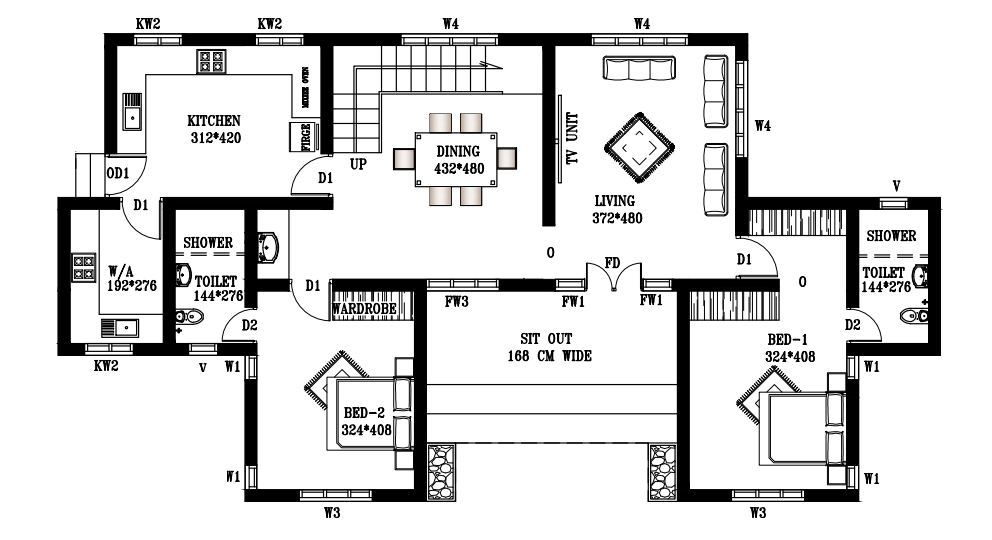
#> input picture Images/Examples/example.png, 1984 x 1080 px (shown at 1/2 size)
$ python detect_wall_ftbl.py
#> lines starting #> are read from the running program, lines starting #| are printed output that depends on the picture; after the words box and inside, x2 and y2 are one past the last pixel; in counts of white or black regions, pixels touching at a corner belong together
### FloorplanToBlenderLib/detect.py
import cv2
import numpy as np
from . import image
from . import const
from . import image
from . import calculate
from . import transform
import math

# Calculate (actual) size of apartment

"""
Detect
This file contains functions used when detecting and calculating shapes in images.

FloorplanToBlender3d
Copyright (C) 2022 Daniel Westberg
"""


def wall_filter(gray):
    """
    Filter walls
    Filter out walls from a grayscale image
    @Param image
    @Return image of walls
    """
    _, thresh = cv2.threshold(
        gray,
        const.WALL_FILTER_TRESHOLD[0],
        const.WALL_FILTER_TRESHOLD[1],
        cv2.THRESH_BINARY_INV + cv2.THRESH_OTSU,
    )

    # noise removal
    kernel = np.ones(const.WALL_FILTER_KERNEL_SIZE, np.uint8)
    opening = cv2.morphologyEx(
        thresh,
        cv2.MORPH_OPEN,
        kernel,
        iterations=const.WALL_FILTER_MORPHOLOGY_ITERATIONS,
    )

    sure_bg = cv2.dilate(
        opening, kernel, iterations=const.WALL_FILTER_DILATE_ITERATIONS
    )

    dist_transform = cv2.distanceTransform(
        opening, cv2.DIST_L2, const.WALL_FILTER_DISTANCE
    )
    ret, sure_fg = cv2.threshold(
        const.WALL_FILTER_DISTANCE_THRESHOLD[0] * dist_transform,
        const.WALL_FILTER_DISTANCE_THRESHOLD[1] * dist_transform.max(),
        const.WALL_FILTER_MAX_VALUE,
        const.WALL_FILTER_THRESHOLD_TECHNIQUE,
    )

    sure_fg = np.uint8(sure_fg)
    unknown = cv2.subtract(sure_bg, sure_fg)

    return unknown


def precise_boxes(detect_img, output_img=None, color=[100, 100, 0]):
    """
    Detect corners with boxes in image with high precision
    @Param detect_img image to detect from @mandatory
    @Param output_img image for output
    @Param color to set on output
    @Return corners(list of boxes), output image
    @source https://stackoverflow.com/questions/50930033/drawing-lines-and-distance-to-them-on-image-opencv-python
    """
    res = []

    contours, _ = cv2.findContours(
        detect_img, cv2.RETR_EXTERNAL, cv2.CHAIN_APPROX_SIMPLE
    )

    for cnt in contours:
        epsilon = const.PRECISE_BOXES_ACCURACY * cv2.arcLength(cnt, True)
        approx = cv2.approxPolyDP(cnt, epsilon, True)
        if output_img is not None:
            output_img = cv2.drawContours(output_img, [approx], 0, color)
        res.append(approx)

    return res, output_img


# [486 lines left out: functions __corners_and_draw_lines, find_rooms, and_remove_precise_boxes, outer_contours, doors, windows and 2 more, not called in this run]

### Development Center/Detections/Walls/detect_wall_ftbl.py
import cv2
import numpy as np
import os
import sys

# Attempt to import external library for floorplan processing
try:
    # Add FloorplanToBlenderLib path
    sys.path.insert(1, sys.path[0] + "/../../..")
    print("Updated sys.path:", sys.path)
    from FloorplanToBlenderLib import detect  # Import only the detect function from custom floorplan library
except ImportError as e:
    print(f"Error: {e}")
    raise ImportError("FloorplanToBlenderLib module not found. Ensure the path is correct.")


def main():
    """
    Main function to perform floorplan wall detection and display results.
    """
    # Define image path
    example_image_path = os.path.join(
        os.path.dirname(os.path.realpath(__file__)),
        "../../../Images/Examples/example.png",
    )

    # Step 1: Load floorplan image
    img = cv2.imread(example_image_path)
#> img is the input picture: shape (1080, 1984, 3); mean B, G, R 219.8, 219.9, 219.9
    if img is None:
        print("Error: Could not read the image. Check the path:", example_image_path)
        return

    # Step 2: Convert to grayscale
    gray = cv2.cvtColor(img, cv2.COLOR_BGR2GRAY)

    # Step 3: Initialize a blank image for results
    height, width, _ = img.shape
#> height = 1080; width = 1984
    blank_image = np.zeros((height, width, 3), np.uint8)

    # Step 4: Detect walls using custom library function
    # wall_filter removes unnecessary small objects, leaving prominent walls
    wall_img = detect.wall_filter(gray)
#> in wall_filter, `_, thresh = cv2.threshold( gray, const.WALL_FILTER_TRESHOLD[0], const...`:
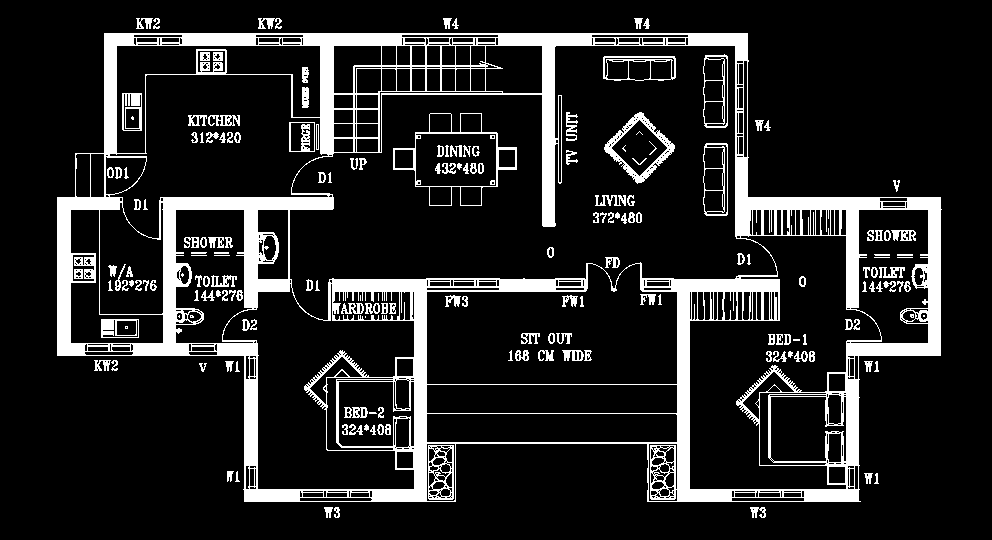
#> thresh: shape (1080, 1984) (shown at 1/2 size); 14.2% white; 187 white regions (3 under 20 px), largest, box (x1, y1, x2, y2) and area: (114, 66, 1884, 1004) 244448, (1208, 224, 1350, 368) 4344, (786, 226, 1034, 412) 3996
#> in wall_filter, `opening = cv2.morphologyEx( thresh, cv2.MORPH_OPEN, kernel, iterations..`:
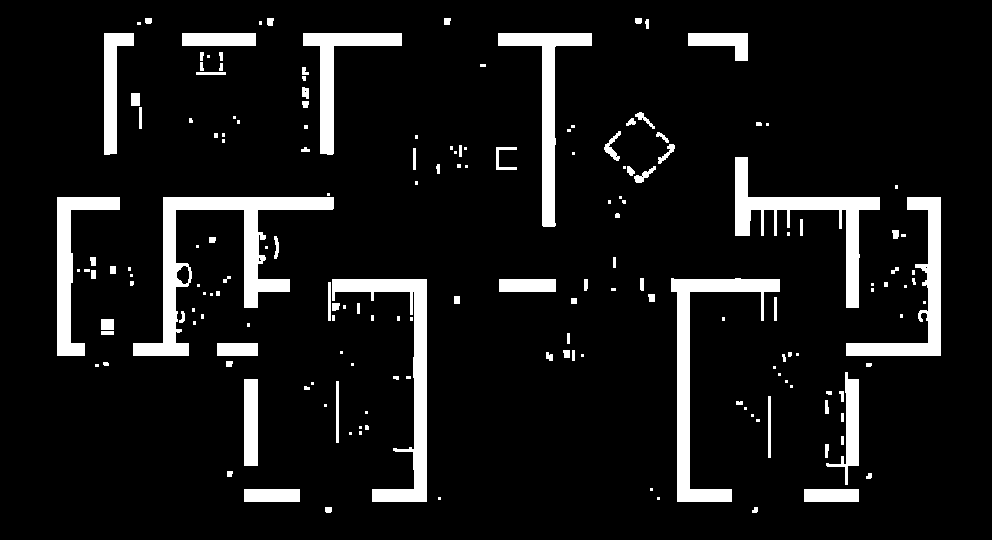
#> opening: shape (1080, 1984) (shown at 1/2 size); 8.9% white; 176 white regions, largest, box (x1, y1, x2, y2) and area: (266, 394, 668, 712) 27272, (1342, 556, 1560, 1004) 19156, (664, 558, 854, 1004) 18976
#> in wall_filter, `sure_bg = cv2.dilate( opening, kernel, iterations=const.WALL_FILTER_DI..`:
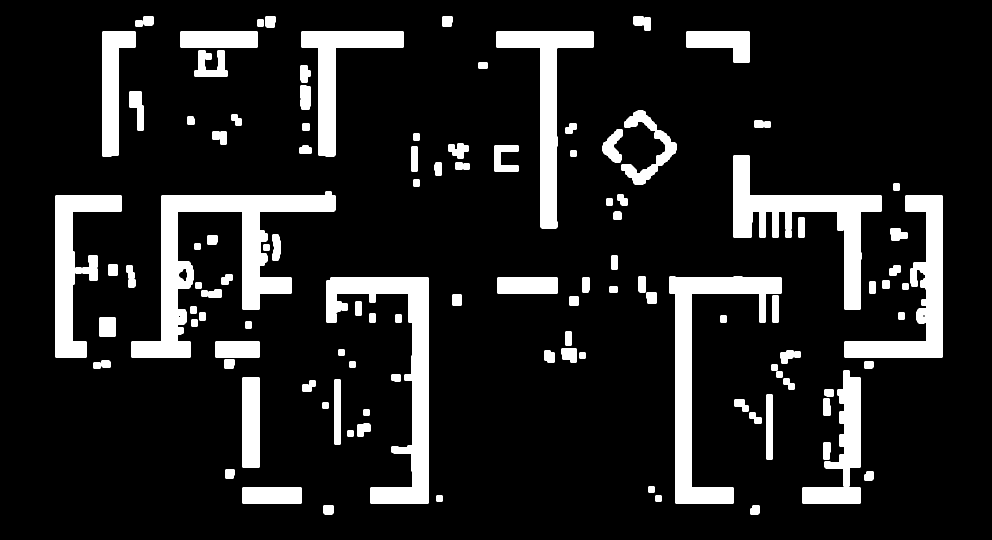
#> sure_bg: shape (1080, 1984) (shown at 1/2 size); 12.4% white; 125 white regions, largest, box (x1, y1, x2, y2) and area: (263, 383, 671, 715) 34684, (653, 555, 857, 1007) 25692, (1339, 553, 1563, 1007) 24052
#> in wall_filter, `dist_transform = cv2.distanceTransform( opening, cv2.DIST_L2, const.WA..`:
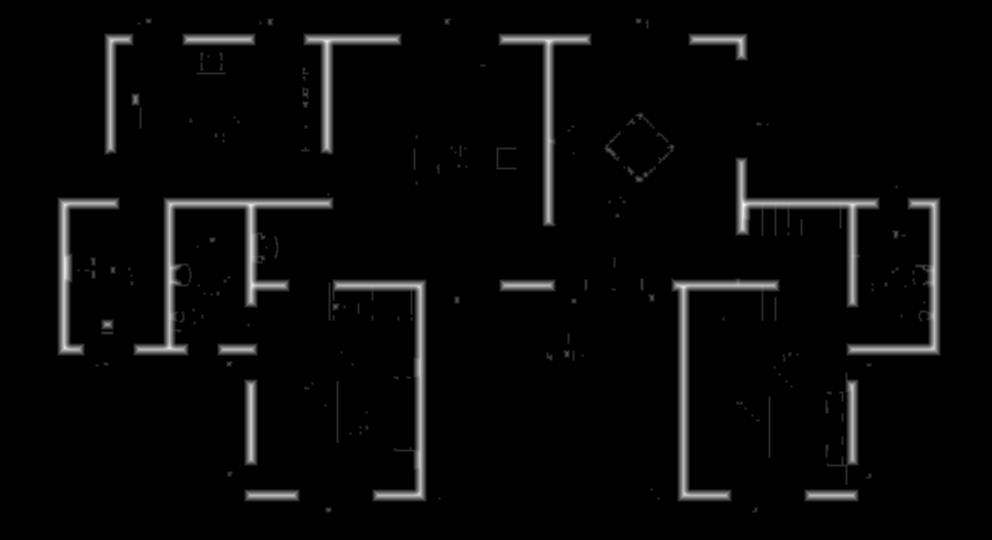
#> dist_transform: shape (1080, 1984) float32 (shown at 1/2 size); min 0, max 18, mean 0.57; drawn with min black and max white
#> in wall_filter, `ret, sure_fg = cv2.threshold( const.WALL_FILTER_DISTANCE_THRESHOLD[0] ..`:
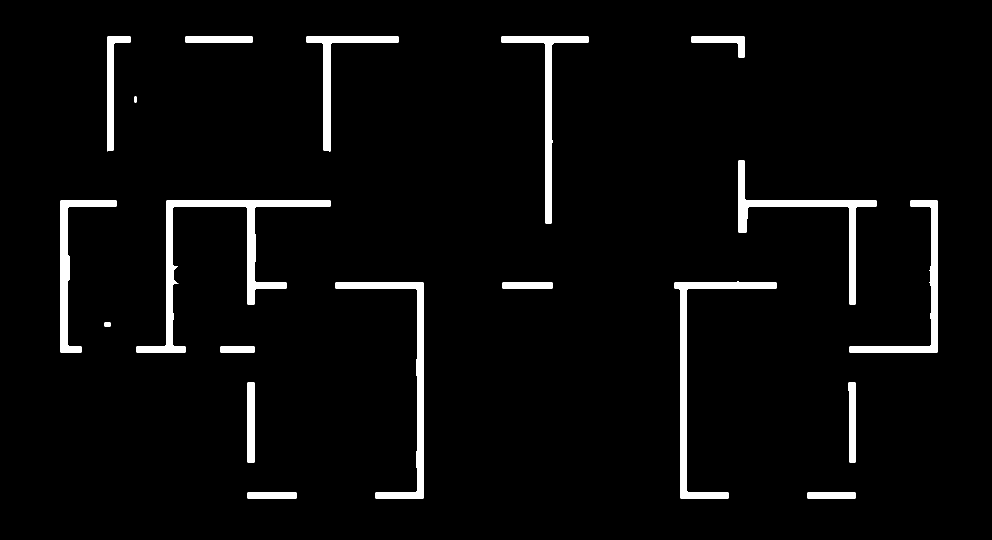
#> sure_fg: shape (1080, 1984) float32 (shown at 1/2 size); 3.5% white; 19 white regions, largest, box (x1, y1, x2, y2) and area: (273, 401, 661, 705) 12417, (1349, 563, 1553, 997) 8556, (671, 565, 847, 997) 8344
#> in wall_filter, `ret, sure_fg = cv2.threshold( const.WALL_FILTER_DISTANCE_THRESHOLD[0] ..`: ret = 3.6
#> in wall_filter, `unknown = cv2.subtract(sure_bg, sure_fg)`:
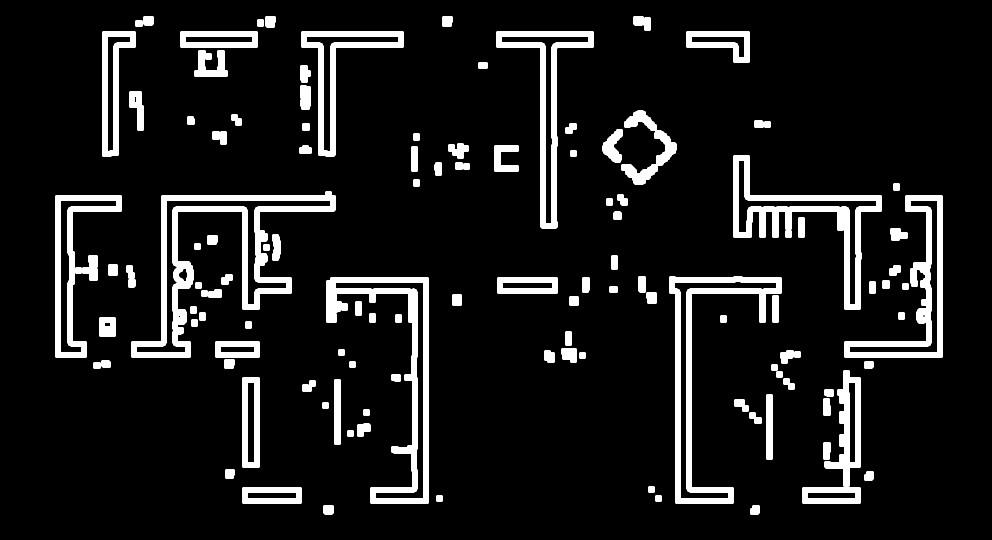
#> unknown: shape (1080, 1984) (shown at 1/2 size); 8.8% white; 125 white regions

    # Step 5: Detect precise wall bounding boxes
    # precise_boxes returns bounding box coordinates over detected walls
    _, result_img = detect.precise_boxes(wall_img, blank_image)
#> in precise_boxes, `contours, _ = cv2.findContours( detect_img, cv2.RETR_EXTERNAL, cv2.CHA..`: contours = 125 contours; largest, box (x1, y1, x2, y2) and area: (263, 383, 671, 715) 33904, (653, 555, 857, 1007) 24792, (1339, 553, 1563, 1007) 23235, (1467, 311, 1763, 619) 21556, (1689, 391, 1885, 715) 18093
#> the loop in precise_boxes, `for cnt in contours:` made 125 passes
#> epsilon on passes 1, 2, 8, 9, 10, 12, 13, 16, 17, 19, 20, 22: 0.0668, 0.0708, 0.0668, 0.0674, 0.0914, 0.0982, 0.0868, 0.0988, 0.0914, 0.0594, 0.0942, 0.0828
#> (epsilon, approx) on passes 3, 4, 5, 6, 7, 11: (0.044, [[1311, 991], [1311, 1002], [1322, 1002], [1322, 991]]), (0.044, [[873, 991], [873, 1002], [884, 1002], [884, 991]]), (0.292, [[1605, 975], [1605, 1006], [1720, 1006], [1720, 975]]), (0.296, [[485, 975], [485, 1006], [602, 1006], [602, 975]]), (0.044, [[1297, 973], [1297, 984], [1308, 984], [1308, 973]]), (0.044, [[695, 861], [695, 872], [706, 872], [706, 861]])
#> after the loop in precise_boxes, `for cnt in contours:`:
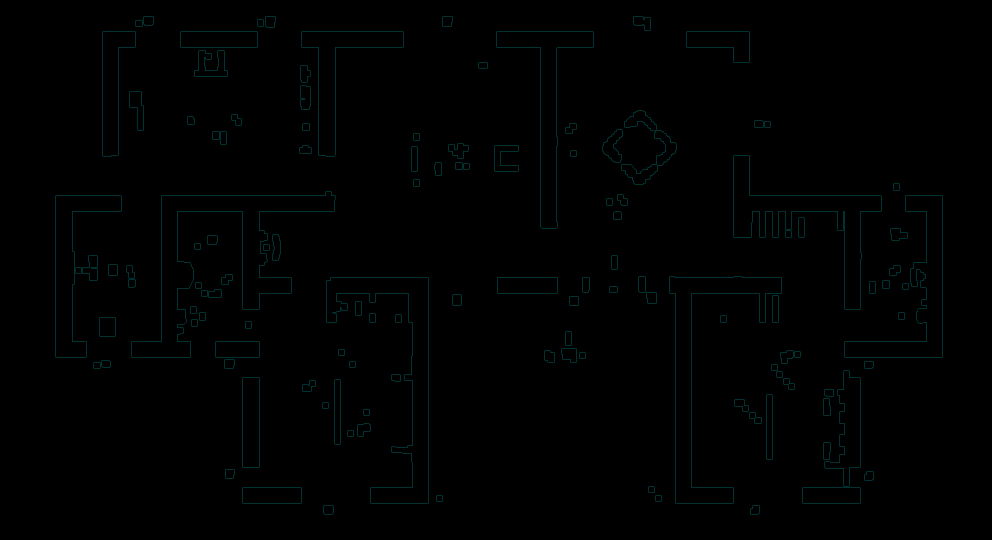
#> output_img: shape (1080, 1984, 3) (shown at 1/2 size); mean of channels 0, 1, 2 1.1, 1.1, 0; drawn as B, G, R
#> after the loop in precise_boxes, `for cnt in contours:`: res = 125 contours; largest, box (x1, y1, x2, y2) and area: (263, 383, 671, 715) 34183, (653, 555, 857, 1007) 24931, (1339, 553, 1563, 1007) 23395, (1467, 311, 1763, 619) 21833, (1689, 391, 1885, 715) 18246

    # Step 6: Display original and result images
    cv2.imshow("Original Image", img)
    cv2.imshow("Wall Detection Result", result_img)
    cv2.waitKey(0)  # Wait until a key is pressed
    cv2.destroyAllWindows()  # Close all image windows


if __name__ == "__main__":
    main()
